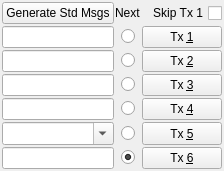
                   <widget class="QWidget" name="tab">
                    <property name="sizePolicy">
                     <sizepolicy hsizetype="Expanding" vsizetype="Preferred">
                      <horstretch>2</horstretch>
                      <verstretch>0</verstretch>
                     </sizepolicy>
                    </property>
                    <attribute name="title">
                     <string>1</string>
                    </attribute>
                    <layout class="QGridLayout" name="gridLayout_6">
                     <property name="leftMargin">
                      <number>2</number>
                     </property>
                     <property name="topMargin">
                      <number>2</number>
                     </property>
                     <property name="rightMargin">
                      <number>2</number>
                     </property>
                     <property name="bottomMargin">
                      <number>2</number>
                     </property>
                     <property name="horizontalSpacing">
                      <number>1</number>
                     </property>
                     <property name="verticalSpacing">
                      <number>2</number>
                     </property>
                     <item row="3" column="1" alignment="Qt::AlignHCenter|Qt::AlignVCenter">
                      <widget class="QRadioButton" name="txrb3">
                       <property name="sizePolicy">
                        <sizepolicy hsizetype="Minimum" vsizetype="Preferred">
                         <horstretch>0</horstretch>
                         <verstretch>0</verstretch>
                        </sizepolicy>
                       </property>
                       <property name="toolTip">
                        <string>Send this message in next Tx interval</string>
                       </property>
                       <property name="text">
                        <string/>
                       </property>
                       <property name="shortcut">
                        <string>Ctrl+3</string>
                       </property>
                       <attribute name="buttonGroup">
                        <string notr="true">buttonGroup</string>
                       </attribute>
                      </widget>
                     </item>
                     <item row="3" column="2">
                      <widget class="QPushButton" name="txb3">
                       <property name="sizePolicy">
                        <sizepolicy hsizetype="Minimum" vsizetype="Preferred">
                         <horstretch>0</horstretch>
                         <verstretch>0</verstretch>
                        </sizepolicy>
                       </property>
                       <property name="toolTip">
                        <string>Switch to this Tx message NOW</string>
                       </property>
                       <property name="text">
                        <string>Tx &amp;3</string>
                       </property>
                       <property name="shortcut">
                        <string>Alt+3</string>
                       </property>
                      </widget>
                     </item>
                     <item row="4" column="0">
                      <widget class="QLineEdit" name="tx4">
                       <property name="sizePolicy">
                        <sizepolicy hsizetype="Expanding" vsizetype="Preferred">
                         <horstretch>2</horstretch>
                         <verstretch>0</verstretch>
                        </sizepolicy>
                       </property>
                      </widget>
                     </item>
                     <item row="4" column="1" alignment="Qt::AlignHCenter|Qt::AlignVCenter">
                      <widget class="QRadioButton" name="txrb4">
                       <property name="sizePolicy">
                        <sizepolicy hsizetype="Minimum" vsizetype="Preferred">
                         <horstretch>0</horstretch>
                         <verstretch>0</verstretch>
                        </sizepolicy>
                       </property>
                       <property name="toolTip">
                        <string>Send this message in next Tx interval</string>
                       </property>
                       <property name="text">
                        <string/>
                       </property>
                       <property name="shortcut">
                        <string>Ctrl+4</string>
                       </property>
                       <attribute name="buttonGroup">
                        <string notr="true">buttonGroup</string>
                       </attribute>
                      </widget>
                     </item>
                     <item row="4" column="2">
                      <widget class="QPushButton" name="txb4">
                       <property name="sizePolicy">
                        <sizepolicy hsizetype="Minimum" vsizetype="Preferred">
                         <horstretch>0</horstretch>
                         <verstretch>0</verstretch>
                        </sizepolicy>
                       </property>
                       <property name="toolTip">
                        <string>Switch to this Tx message NOW</string>
                       </property>
                       <property name="text">
                        <string>Tx &amp;4</string>
                       </property>
                       <property name="shortcut">
                        <string>Alt+4</string>
                       </property>
                      </widget>
                     </item>
                     <item row="5" column="2">
                      <widget class="QPushButton" name="txb5">
                       <property name="sizePolicy">
                        <sizepolicy hsizetype="Minimum" vsizetype="Preferred">
                         <horstretch>0</horstretch>
                         <verstretch>0</verstretch>
                        </sizepolicy>
                       </property>
                       <property name="toolTip">
                        <string>Switch to this Tx message NOW</string>
                       </property>
                       <property name="text">
                        <string>Tx &amp;5</string>
                       </property>
                       <property name="shortcut">
                        <string>Alt+5</string>
                       </property>
                      </widget>
                     </item>
                     <item row="6" column="0">
                      <widget class="QLineEdit" name="tx6">
                       <property name="sizePolicy">
                        <sizepolicy hsizetype="Expanding" vsizetype="Preferred">
                         <horstretch>2</horstretch>
                         <verstretch>0</verstretch>
                        </sizepolicy>
                       </property>
                       <property name="text">
                        <string/>
                       </property>
                      </widget>
                     </item>
                     <item row="5" column="1" alignment="Qt::AlignHCenter|Qt::AlignVCenter">
                      <widget class="QRadioButton" name="txrb5">
                       <property name="sizePolicy">
                        <sizepolicy hsizetype="Minimum" vsizetype="Preferred">
                         <horstretch>0</horstretch>
                         <verstretch>0</verstretch>
                        </sizepolicy>
                       </property>
                       <property name="toolTip">
                        <string>Send this message in next Tx interval</string>
                       </property>
                       <property name="text">
                        <string/>
                       </property>
                       <property name="shortcut">
                        <string>Ctrl+5</string>
                       </property>
                       <attribute name="buttonGroup">
                        <string notr="true">buttonGroup</string>
                       </attribute>
                      </widget>
                     </item>
                     <item row="6" column="1" alignment="Qt::AlignHCenter|Qt::AlignVCenter">
                      <widget class="QRadioButton" name="txrb6">
                       <property name="sizePolicy">
                        <sizepolicy hsizetype="Minimum" vsizetype="Preferred">
                         <horstretch>0</horstretch>
                         <verstretch>0</verstretch>
                        </sizepolicy>
                       </property>
                       <property name="toolTip">
                        <string>Send this message in next Tx interval</string>
                       </property>
                       <property name="text">
                        <string/>
                       </property>
                       <property name="shortcut">
                        <string>Ctrl+6</string>
                       </property>
                       <property name="checked">
                        <bool>true</bool>
                       </property>
                       <attribute name="buttonGroup">
                        <string notr="true">buttonGroup</string>
                       </attribute>
                      </widget>
                     </item>
                     <item row="6" column="2">
                      <widget class="QPushButton" name="txb6">
                       <property name="sizePolicy">
                        <sizepolicy hsizetype="Minimum" vsizetype="Preferred">
                         <horstretch>0</horstretch>
                         <verstretch>0</verstretch>
                        </sizepolicy>
                       </property>
                       <property name="toolTip">
                        <string>Switch to this Tx message NOW</string>
                       </property>
                       <property name="text">
                        <string>Tx &amp;6</string>
                       </property>
                       <property name="shortcut">
                        <string>Alt+6</string>
                       </property>
                      </widget>
                     </item>
                     <item row="5" column="0">
                      <widget class="QComboBox" name="tx5">
                       <property name="sizePolicy">
                        <sizepolicy hsizetype="Expanding" vsizetype="Preferred">
                         <horstretch>2</horstretch>
                         <verstretch>0</verstretch>
                        </sizepolicy>
                       </property>
                       <property name="minimumSize">
                        <size>
                         <width>0</width>
                         <height>23</height>
                        </size>
                       </property>
                       <property name="toolTip">
                        <string>Enter a free text message (maximum 13 characters)
or select a predefined macro from the dropdown list.
Press ENTER to add the current text to the predefined
list. The list can be maintained in Settings (F2).</string>
                       </property>
                       <property name="editable">
                        <bool>true</bool>
                       </property>
                       <property name="insertPolicy">
                        <enum>QComboBox::InsertAtBottom</enum>
                       </property>
                      </widget>
                     </item>
                     <item row="0" column="1" alignment="Qt::AlignHCenter|Qt::AlignVCenter">
                      <widget class="QLabel" name="label_5">
                       <property name="toolTip">
                        <string>Queue up the next Tx message</string>
                       </property>
                       <property name="text">
                        <string>Next</string>
                       </property>
                      </widget>
                     </item>
                     <item row="1" column="0">
                      <widget class="QLineEdit" name="tx1">
                       <property name="sizePolicy">
                        <sizepolicy hsizetype="Expanding" vsizetype="Preferred">
                         <horstretch>2</horstretch>
                         <verstretch>0</verstretch>
                        </sizepolicy>
                       </property>
                       <property name="text">
                        <string/>
                       </property>
                      </widget>
                     </item>
                     <item row="0" column="0">
                      <widget class="QPushButton" name="genStdMsgsPushButton">
                       <property name="sizePolicy">
                        <sizepolicy hsizetype="Expanding" vsizetype="Preferred">
                         <horstretch>2</horstretch>
                         <verstretch>0</verstretch>
                        </sizepolicy>
                       </property>
                       <property name="toolTip">
                        <string>Generate standard messages for minimal QSO</string>
                       </property>
                       <property name="text">
                        <string>Generate Std Msgs</string>
                       </property>
                      </widget>
                     </item>
                     <item row="2" column="2">
                      <widget class="QPushButton" name="txb2">
                       <property name="sizePolicy">
                        <sizepolicy hsizetype="Minimum" vsizetype="Preferred">
                         <horstretch>0</horstretch>
                         <verstretch>0</verstretch>
                        </sizepolicy>
                       </property>
                       <property name="toolTip">
                        <string>Switch to this Tx message NOW</string>
                       </property>
                       <property name="text">
                        <string>Tx &amp;2</string>
                       </property>
                       <property name="shortcut">
                        <string>Alt+2</string>
                       </property>
                      </widget>
                     </item>
                     <item row="2" column="1" alignment="Qt::AlignHCenter|Qt::AlignVCenter">
                      <widget class="QRadioButton" name="txrb2">
                       <property name="sizePolicy">
                        <sizepolicy hsizetype="Minimum" vsizetype="Preferred">
                         <horstretch>0</horstretch>
                         <verstretch>0</verstretch>
                        </sizepolicy>
                       </property>
                       <property name="toolTip">
                        <string>Send this message in next Tx interval</string>
                       </property>
                       <property name="text">
                        <string/>
                       </property>
                       <property name="shortcut">
                        <string>Ctrl+2</string>
                       </property>
                       <attribute name="buttonGroup">
                        <string notr="true">buttonGroup</string>
                       </attribute>
                      </widget>
                     </item>
                     <item row="1" column="1" alignment="Qt::AlignHCenter|Qt::AlignVCenter">
                      <widget class="QRadioButton" name="txrb1">
                       <property name="sizePolicy">
                        <sizepolicy hsizetype="Minimum" vsizetype="Preferred">
                         <horstretch>0</horstretch>
                         <verstretch>0</verstretch>
                        </sizepolicy>
                       </property>
                       <property name="toolTip">
                        <string>Send this message in next Tx interval</string>
                       </property>
                       <property name="text">
                        <string/>
                       </property>
                       <property name="shortcut">
                        <string>Ctrl+1</string>
                       </property>
                       <property name="checked">
                        <bool>false</bool>
                       </property>
                       <attribute name="buttonGroup">
                        <string notr="true">buttonGroup</string>
                       </attribute>
                      </widget>
                     </item>
                     <item row="3" column="0">
                      <widget class="QLineEdit" name="tx3">
                       <property name="sizePolicy">
                        <sizepolicy hsizetype="Expanding" vsizetype="Preferred">
                         <horstretch>2</horstretch>
                         <verstretch>0</verstretch>
                        </sizepolicy>
                       </property>
                      </widget>
                     </item>
                     <item row="1" column="2">
                      <widget class="QPushButton" name="txb1">
                       <property name="sizePolicy">
                        <sizepolicy hsizetype="Minimum" vsizetype="Preferred">
                         <horstretch>0</horstretch>
                         <verstretch>0</verstretch>
                        </sizepolicy>
                       </property>
                       <property name="toolTip">
                        <string>Switch to this Tx message NOW</string>
                       </property>
                       <property name="layoutDirection">
                        <enum>Qt::LeftToRight</enum>
                       </property>
                       <property name="text">
                        <string>Tx &amp;1</string>
                       </property>
                       <property name="shortcut">
                        <string>Alt+1</string>
                       </property>
                      </widget>
                     </item>
                     <item row="2" column="0">
                      <widget class="QLineEdit" name="tx2">
                       <property name="sizePolicy">
                        <sizepolicy hsizetype="Expanding" vsizetype="Preferred">
                         <horstretch>2</horstretch>
                         <verstretch>0</verstretch>
                        </sizepolicy>
                       </property>
                      </widget>
                     </item>
                     <item row="0" column="2">
                      <widget class="QCheckBox" name="skipTx1">
                       <property name="sizePolicy">
                        <sizepolicy hsizetype="Expanding" vsizetype="Preferred">
                         <horstretch>0</horstretch>
                         <verstretch>0</verstretch>
                        </sizepolicy>
                       </property>
                       <property name="toolTip">
                        <string>&lt;html&gt;&lt;head/&gt;&lt;body&gt;&lt;p&gt;Skip transmitting message with QTH Grid locator&lt;/p&gt;&lt;/body&gt;&lt;/html&gt;</string>
                       </property>
                       <property name="layoutDirection">
                        <enum>Qt::RightToLeft</enum>
                       </property>
                       <property name="text">
                        <string>Skip Tx 1</string>
                       </property>
                      </widget>
                     </item>
                    </layout>
                   </widget>
